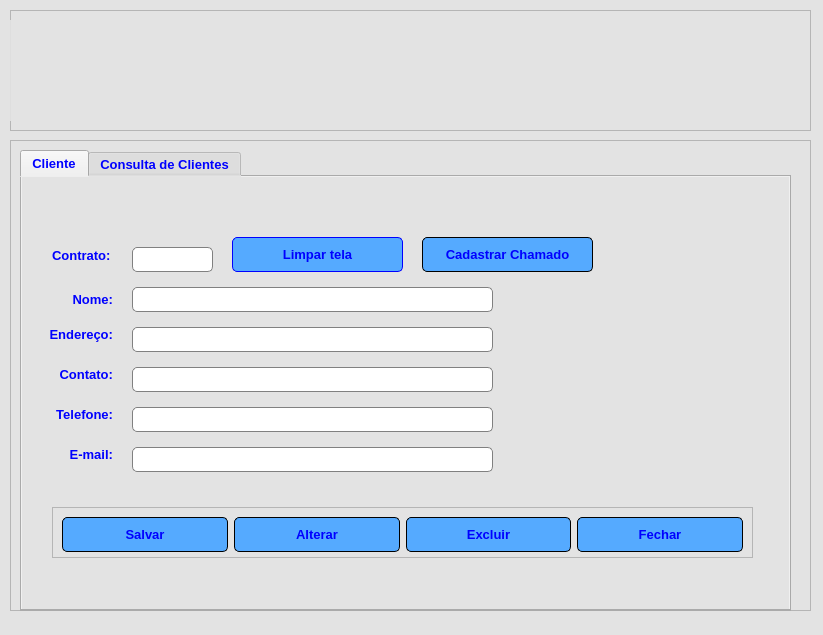
<?xml version="1.0" encoding="UTF-8"?>
<ui version="4.0">
 <class>Cliente</class>
 <widget class="QWidget" name="Cliente">
  <property name="geometry">
   <rect>
    <x>0</x>
    <y>0</y>
    <width>823</width>
    <height>635</height>
   </rect>
  </property>
  <property name="windowTitle">
   <string>Form</string>
  </property>
  <property name="windowIcon">
   <iconset>
    <normaloff>../../ChamadosSimpress/_img/logo_janela.ico</normaloff>../../ChamadosSimpress/_img/logo_janela.ico</iconset>
  </property>
  <property name="styleSheet">
   <string notr="true">
background-color: rgba(227, 227, 227, 227);</string>
  </property>
  <widget class="QFrame" name="frame">
   <property name="geometry">
    <rect>
     <x>10</x>
     <y>10</y>
     <width>801</width>
     <height>121</height>
    </rect>
   </property>
   <property name="sizePolicy">
    <sizepolicy hsizetype="Fixed" vsizetype="Fixed">
     <horstretch>0</horstretch>
     <verstretch>0</verstretch>
    </sizepolicy>
   </property>
   <property name="frameShape">
    <enum>QFrame::StyledPanel</enum>
   </property>
   <property name="frameShadow">
    <enum>QFrame::Raised</enum>
   </property>
   <widget class="QLabel" name="label">
    <property name="geometry">
     <rect>
      <x>0</x>
      <y>10</y>
      <width>791</width>
      <height>101</height>
     </rect>
    </property>
    <property name="text">
     <string/>
    </property>
    <property name="pixmap">
     <pixmap>../../ChamadosSimpress/_img/banner_cliente.png</pixmap>
    </property>
   </widget>
  </widget>
  <widget class="QFrame" name="frame_2">
   <property name="geometry">
    <rect>
     <x>10</x>
     <y>140</y>
     <width>801</width>
     <height>471</height>
    </rect>
   </property>
   <property name="frameShape">
    <enum>QFrame::StyledPanel</enum>
   </property>
   <property name="frameShadow">
    <enum>QFrame::Raised</enum>
   </property>
   <widget class="QTabWidget" name="tab_widget_cliente">
    <property name="geometry">
     <rect>
      <x>10</x>
      <y>10</y>
      <width>771</width>
      <height>461</height>
     </rect>
    </property>
    <property name="font">
     <font>
      <pointsize>10</pointsize>
      <weight>75</weight>
      <bold>true</bold>
     </font>
    </property>
    <property name="styleSheet">
     <string notr="true">color: rgb(0, 0, 255);
</string>
    </property>
    <property name="tabShape">
     <enum>QTabWidget::Rounded</enum>
    </property>
    <property name="currentIndex">
     <number>0</number>
    </property>
    <property name="iconSize">
     <size>
      <width>24</width>
      <height>24</height>
     </size>
    </property>
    <property name="tabsClosable">
     <bool>false</bool>
    </property>
    <widget class="QWidget" name="tab_cliente">
     <attribute name="icon">
      <iconset>
       <normaloff>../../ChamadosSimpress/_img/cliente.png</normaloff>../../ChamadosSimpress/_img/cliente.png</iconset>
     </attribute>
     <attribute name="title">
      <string>Cliente</string>
     </attribute>
     <widget class="QLabel" name="label_7">
      <property name="geometry">
       <rect>
        <x>20</x>
        <y>270</y>
        <width>71</width>
        <height>16</height>
       </rect>
      </property>
      <property name="font">
       <font>
        <pointsize>10</pointsize>
        <weight>75</weight>
        <bold>true</bold>
       </font>
      </property>
      <property name="text">
       <string>&lt;html&gt;&lt;head/&gt;&lt;body&gt;&lt;p align=&quot;right&quot;&gt;E-mail:&lt;/p&gt;&lt;/body&gt;&lt;/html&gt;</string>
      </property>
     </widget>
     <widget class="QLabel" name="label_4">
      <property name="geometry">
       <rect>
        <x>20</x>
        <y>150</y>
        <width>71</width>
        <height>16</height>
       </rect>
      </property>
      <property name="font">
       <font>
        <pointsize>10</pointsize>
        <weight>75</weight>
        <bold>true</bold>
       </font>
      </property>
      <property name="text">
       <string>&lt;html&gt;&lt;head/&gt;&lt;body&gt;&lt;p align=&quot;right&quot;&gt;Endereço:&lt;/p&gt;&lt;/body&gt;&lt;/html&gt;</string>
      </property>
     </widget>
     <widget class="QLabel" name="label_5">
      <property name="geometry">
       <rect>
        <x>20</x>
        <y>190</y>
        <width>71</width>
        <height>16</height>
       </rect>
      </property>
      <property name="font">
       <font>
        <pointsize>10</pointsize>
        <weight>75</weight>
        <bold>true</bold>
       </font>
      </property>
      <property name="text">
       <string>&lt;html&gt;&lt;head/&gt;&lt;body&gt;&lt;p align=&quot;right&quot;&gt;Contato:&lt;/p&gt;&lt;/body&gt;&lt;/html&gt;</string>
      </property>
     </widget>
     <widget class="QLabel" name="label_3">
      <property name="geometry">
       <rect>
        <x>20</x>
        <y>115</y>
        <width>71</width>
        <height>16</height>
       </rect>
      </property>
      <property name="font">
       <font>
        <pointsize>10</pointsize>
        <weight>75</weight>
        <bold>true</bold>
       </font>
      </property>
      <property name="text">
       <string>&lt;html&gt;&lt;head/&gt;&lt;body&gt;&lt;p align=&quot;right&quot;&gt;Nome:&lt;/p&gt;&lt;/body&gt;&lt;/html&gt;</string>
      </property>
     </widget>
     <widget class="QLabel" name="label_6">
      <property name="geometry">
       <rect>
        <x>20</x>
        <y>230</y>
        <width>71</width>
        <height>16</height>
       </rect>
      </property>
      <property name="font">
       <font>
        <pointsize>10</pointsize>
        <weight>75</weight>
        <bold>true</bold>
       </font>
      </property>
      <property name="text">
       <string>&lt;html&gt;&lt;head/&gt;&lt;body&gt;&lt;p align=&quot;right&quot;&gt;Telefone:&lt;/p&gt;&lt;/body&gt;&lt;/html&gt;</string>
      </property>
     </widget>
     <widget class="QLineEdit" name="txt_nome">
      <property name="geometry">
       <rect>
        <x>110</x>
        <y>110</y>
        <width>361</width>
        <height>25</height>
       </rect>
      </property>
      <property name="minimumSize">
       <size>
        <width>0</width>
        <height>25</height>
       </size>
      </property>
      <property name="styleSheet">
       <string notr="true">border-radius: 5px;
background-color: rgb(255, 255, 255);
border: 1px solid gray</string>
      </property>
     </widget>
     <widget class="QLineEdit" name="txt_endereco">
      <property name="geometry">
       <rect>
        <x>110</x>
        <y>150</y>
        <width>361</width>
        <height>25</height>
       </rect>
      </property>
      <property name="minimumSize">
       <size>
        <width>0</width>
        <height>25</height>
       </size>
      </property>
      <property name="styleSheet">
       <string notr="true">border-radius: 5px;
background-color: rgb(255, 255, 255);
border: 1px solid gray</string>
      </property>
     </widget>
     <widget class="QLineEdit" name="txt_contato">
      <property name="geometry">
       <rect>
        <x>110</x>
        <y>190</y>
        <width>361</width>
        <height>25</height>
       </rect>
      </property>
      <property name="minimumSize">
       <size>
        <width>0</width>
        <height>25</height>
       </size>
      </property>
      <property name="styleSheet">
       <string notr="true">border-radius: 5px;
background-color: rgb(255, 255, 255);
border: 1px solid gray</string>
      </property>
     </widget>
     <widget class="QLineEdit" name="txt_telefone">
      <property name="geometry">
       <rect>
        <x>110</x>
        <y>230</y>
        <width>361</width>
        <height>25</height>
       </rect>
      </property>
      <property name="minimumSize">
       <size>
        <width>0</width>
        <height>25</height>
       </size>
      </property>
      <property name="styleSheet">
       <string notr="true">border-radius: 5px;
background-color: rgb(255, 255, 255);
border: 1px solid gray</string>
      </property>
     </widget>
     <widget class="QLineEdit" name="txt_email">
      <property name="geometry">
       <rect>
        <x>110</x>
        <y>270</y>
        <width>361</width>
        <height>25</height>
       </rect>
      </property>
      <property name="minimumSize">
       <size>
        <width>0</width>
        <height>25</height>
       </size>
      </property>
      <property name="styleSheet">
       <string notr="true">border-radius: 5px;
background-color: rgb(255, 255, 255);
border: 1px solid gray</string>
      </property>
     </widget>
     <widget class="QPushButton" name="btn_limpar_tela">
      <property name="geometry">
       <rect>
        <x>210</x>
        <y>60</y>
        <width>171</width>
        <height>35</height>
       </rect>
      </property>
      <property name="minimumSize">
       <size>
        <width>0</width>
        <height>35</height>
       </size>
      </property>
      <property name="font">
       <font>
        <pointsize>10</pointsize>
        <weight>75</weight>
        <bold>true</bold>
       </font>
      </property>
      <property name="styleSheet">
       <string notr="true">QPushButton{
	background-color: rgb(85, 170, 255);
	color: rgb(0, 0, 255);
	border-radius: 5px;
	border:1px solid 5px
}
QPushButton:hover{
	
	color: rgb(85, 170, 255);
	background-color: rgb(0, 0, 255);
	border: solid 5p
}</string>
      </property>
      <property name="text">
       <string>Limpar tela</string>
      </property>
      <property name="icon">
       <iconset>
        <normaloff>../../ChamadosSimpress/_img/limpar.png</normaloff>../../ChamadosSimpress/_img/limpar.png</iconset>
      </property>
      <property name="iconSize">
       <size>
        <width>24</width>
        <height>24</height>
       </size>
      </property>
     </widget>
     <widget class="QPushButton" name="btn_cadastrar_chamado">
      <property name="geometry">
       <rect>
        <x>400</x>
        <y>60</y>
        <width>171</width>
        <height>35</height>
       </rect>
      </property>
      <property name="minimumSize">
       <size>
        <width>0</width>
        <height>35</height>
       </size>
      </property>
      <property name="font">
       <font>
        <pointsize>10</pointsize>
        <weight>75</weight>
        <bold>true</bold>
       </font>
      </property>
      <property name="styleSheet">
       <string notr="true">QPushButton{
	background-color: rgb(85, 170, 255);
	color: rgb(0, 0, 255);
	border-radius: 5px;
	border:1px solid
}
QPushButton:hover{
	
	color: rgb(85, 170, 255);
	background-color: rgb(0, 0, 255);
	border: solid 5p
}</string>
      </property>
      <property name="text">
       <string>Cadastrar Chamado</string>
      </property>
      <property name="icon">
       <iconset>
        <normaloff>../../ChamadosSimpress/_img/cadastro.png</normaloff>../../ChamadosSimpress/_img/cadastro.png</iconset>
      </property>
      <property name="iconSize">
       <size>
        <width>24</width>
        <height>24</height>
       </size>
      </property>
     </widget>
     <widget class="QLabel" name="label_8">
      <property name="geometry">
       <rect>
        <x>500</x>
        <y>70</y>
        <width>261</width>
        <height>241</height>
       </rect>
      </property>
      <property name="text">
       <string/>
      </property>
      <property name="pixmap">
       <pixmap>../../ChamadosSimpress/_img/figura_clientes.png</pixmap>
      </property>
     </widget>
     <widget class="QLabel" name="label_9">
      <property name="geometry">
       <rect>
        <x>30</x>
        <y>70</y>
        <width>71</width>
        <height>16</height>
       </rect>
      </property>
      <property name="font">
       <font>
        <pointsize>10</pointsize>
        <weight>75</weight>
        <bold>true</bold>
       </font>
      </property>
      <property name="text">
       <string>Contrato:</string>
      </property>
     </widget>
     <widget class="QLineEdit" name="txt_contrato">
      <property name="geometry">
       <rect>
        <x>110</x>
        <y>70</y>
        <width>81</width>
        <height>25</height>
       </rect>
      </property>
      <property name="minimumSize">
       <size>
        <width>0</width>
        <height>25</height>
       </size>
      </property>
      <property name="styleSheet">
       <string notr="true">border-radius: 5px;
background-color: rgb(255, 255, 255);
border: 1px solid gray</string>
      </property>
     </widget>
     <widget class="QFrame" name="frame_3">
      <property name="geometry">
       <rect>
        <x>30</x>
        <y>330</y>
        <width>701</width>
        <height>51</height>
       </rect>
      </property>
      <property name="frameShape">
       <enum>QFrame::StyledPanel</enum>
      </property>
      <property name="frameShadow">
       <enum>QFrame::Raised</enum>
      </property>
      <layout class="QHBoxLayout" name="horizontalLayout">
       <item>
        <widget class="QPushButton" name="btn_salvar">
         <property name="minimumSize">
          <size>
           <width>0</width>
           <height>35</height>
          </size>
         </property>
         <property name="font">
          <font>
           <pointsize>10</pointsize>
           <weight>75</weight>
           <bold>true</bold>
          </font>
         </property>
         <property name="styleSheet">
          <string notr="true">QPushButton{
	background-color: rgb(85, 170, 255);
	color: rgb(0, 0, 255);
	border-radius: 5px;
	border:1px solid
}
QPushButton:hover{
	
	color: rgb(85, 170, 255);
	background-color: rgb(0, 0, 255);
	border: solid 5p
}</string>
         </property>
         <property name="text">
          <string>Salvar</string>
         </property>
         <property name="icon">
          <iconset>
           <normaloff>../../ChamadosSimpress/_img/save.png</normaloff>../../ChamadosSimpress/_img/save.png</iconset>
         </property>
         <property name="iconSize">
          <size>
           <width>24</width>
           <height>24</height>
          </size>
         </property>
        </widget>
       </item>
       <item>
        <widget class="QPushButton" name="btn_alterar">
         <property name="minimumSize">
          <size>
           <width>0</width>
           <height>35</height>
          </size>
         </property>
         <property name="font">
          <font>
           <pointsize>10</pointsize>
           <weight>75</weight>
           <bold>true</bold>
          </font>
         </property>
         <property name="styleSheet">
          <string notr="true">QPushButton{
	background-color: rgb(85, 170, 255);
	color: rgb(0, 0, 255);
	border-radius: 5px;
	border:1px solid
}
QPushButton:hover{
	
	color: rgb(85, 170, 255);
	background-color: rgb(0, 0, 255);
	border: solid 5p
}</string>
         </property>
         <property name="text">
          <string>Alterar</string>
         </property>
         <property name="icon">
          <iconset>
           <normaloff>../../ChamadosSimpress/_img/alterar.png</normaloff>../../ChamadosSimpress/_img/alterar.png</iconset>
         </property>
         <property name="iconSize">
          <size>
           <width>24</width>
           <height>24</height>
          </size>
         </property>
        </widget>
       </item>
       <item>
        <widget class="QPushButton" name="btn_excluir">
         <property name="minimumSize">
          <size>
           <width>0</width>
           <height>35</height>
          </size>
         </property>
         <property name="font">
          <font>
           <pointsize>10</pointsize>
           <weight>75</weight>
           <bold>true</bold>
          </font>
         </property>
         <property name="styleSheet">
          <string notr="true">QPushButton{
	background-color: rgb(85, 170, 255);
	color: rgb(0, 0, 255);
	border-radius: 5px;
	border:1px solid
}
QPushButton:hover{
	
	color: rgb(85, 170, 255);
	background-color: rgb(0, 0, 255);
	border: solid 5p
}</string>
         </property>
         <property name="text">
          <string>Excluir</string>
         </property>
         <property name="icon">
          <iconset>
           <normaloff>../../ChamadosSimpress/_img/excluir.png</normaloff>../../ChamadosSimpress/_img/excluir.png</iconset>
         </property>
         <property name="iconSize">
          <size>
           <width>24</width>
           <height>24</height>
          </size>
         </property>
        </widget>
       </item>
       <item>
        <widget class="QPushButton" name="btn_fechar">
         <property name="minimumSize">
          <size>
           <width>0</width>
           <height>35</height>
          </size>
         </property>
         <property name="font">
          <font>
           <pointsize>10</pointsize>
           <weight>75</weight>
           <bold>true</bold>
          </font>
         </property>
         <property name="styleSheet">
          <string notr="true">QPushButton{
	background-color: rgb(85, 170, 255);
	color: rgb(0, 0, 255);
	border-radius: 5px;
	border:1px solid
}
QPushButton:hover{
	
	color: rgb(85, 170, 255);
	background-color: rgb(0, 0, 255);
	border: solid 5p
}</string>
         </property>
         <property name="text">
          <string>Fechar</string>
         </property>
         <property name="icon">
          <iconset>
           <normaloff>../../ChamadosSimpress/_img/sair.png</normaloff>../../ChamadosSimpress/_img/sair.png</iconset>
         </property>
         <property name="iconSize">
          <size>
           <width>24</width>
           <height>24</height>
          </size>
         </property>
        </widget>
       </item>
      </layout>
     </widget>
     <zorder>label_8</zorder>
     <zorder>label_7</zorder>
     <zorder>label_4</zorder>
     <zorder>label_5</zorder>
     <zorder>label_3</zorder>
     <zorder>label_6</zorder>
     <zorder>txt_nome</zorder>
     <zorder>txt_endereco</zorder>
     <zorder>txt_contato</zorder>
     <zorder>txt_telefone</zorder>
     <zorder>txt_email</zorder>
     <zorder>btn_limpar_tela</zorder>
     <zorder>btn_cadastrar_chamado</zorder>
     <zorder>label_9</zorder>
     <zorder>txt_contrato</zorder>
     <zorder>frame_3</zorder>
    </widget>
    <widget class="QWidget" name="tab_cliente_consulta">
     <attribute name="icon">
      <iconset>
       <normaloff>../../ChamadosSimpress/_img/consulta.png</normaloff>../../ChamadosSimpress/_img/consulta.png</iconset>
     </attribute>
     <attribute name="title">
      <string>Consulta de Clientes</string>
     </attribute>
     <widget class="QTableWidget" name="tabela_clientes">
      <property name="geometry">
       <rect>
        <x>10</x>
        <y>111</y>
        <width>741</width>
        <height>221</height>
       </rect>
      </property>
      <attribute name="verticalHeaderVisible">
       <bool>false</bool>
      </attribute>
      <column>
       <property name="text">
        <string>Contrato</string>
       </property>
       <property name="font">
        <font>
         <pointsize>10</pointsize>
         <weight>75</weight>
         <bold>true</bold>
        </font>
       </property>
      </column>
      <column>
       <property name="text">
        <string>Nome</string>
       </property>
       <property name="font">
        <font>
         <pointsize>10</pointsize>
         <weight>75</weight>
         <bold>true</bold>
        </font>
       </property>
      </column>
      <column>
       <property name="text">
        <string>Endereço</string>
       </property>
       <property name="font">
        <font>
         <pointsize>10</pointsize>
         <weight>75</weight>
         <bold>true</bold>
        </font>
       </property>
      </column>
      <column>
       <property name="text">
        <string>Contato</string>
       </property>
       <property name="font">
        <font>
         <pointsize>10</pointsize>
         <weight>75</weight>
         <bold>true</bold>
        </font>
       </property>
      </column>
      <column>
       <property name="text">
        <string>Telefone</string>
       </property>
       <property name="font">
        <font>
         <pointsize>10</pointsize>
         <weight>75</weight>
         <bold>true</bold>
        </font>
       </property>
      </column>
      <column>
       <property name="text">
        <string>E-mail</string>
       </property>
       <property name="font">
        <font>
         <pointsize>10</pointsize>
         <weight>75</weight>
         <bold>true</bold>
        </font>
       </property>
      </column>
     </widget>
     <widget class="QGroupBox" name="groupBox">
      <property name="geometry">
       <rect>
        <x>20</x>
        <y>20</y>
        <width>331</width>
        <height>71</height>
       </rect>
      </property>
      <property name="font">
       <font>
        <pointsize>10</pointsize>
        <weight>75</weight>
        <bold>true</bold>
       </font>
      </property>
      <property name="styleSheet">
       <string notr="true">border-color: rgb(0, 0, 255);
border:1px solid gray</string>
      </property>
      <property name="title">
       <string>Consultar por N Contrato</string>
      </property>
      <property name="flat">
       <bool>false</bool>
      </property>
      <property name="checkable">
       <bool>false</bool>
      </property>
      <widget class="QPushButton" name="btn_consulta_contrato">
       <property name="geometry">
        <rect>
         <x>200</x>
         <y>20</y>
         <width>121</width>
         <height>41</height>
        </rect>
       </property>
       <property name="font">
        <font>
         <pointsize>10</pointsize>
         <weight>75</weight>
         <bold>true</bold>
        </font>
       </property>
       <property name="styleSheet">
        <string notr="true">QPushButton{
	background-color: rgb(85, 170, 255);
	color: rgb(0, 0, 255);
	border-radius: 5px;
	border: 1px solid
}
QPushButton:hover{
	
	color: rgb(85, 170, 255);
	background-color: rgb(0, 0, 255);
	border: solid 5p
}</string>
       </property>
       <property name="text">
        <string>Consultar</string>
       </property>
       <property name="icon">
        <iconset>
         <normaloff>../../ChamadosSimpress/_img/consulta.png</normaloff>../../ChamadosSimpress/_img/consulta.png</iconset>
       </property>
       <property name="iconSize">
        <size>
         <width>24</width>
         <height>24</height>
        </size>
       </property>
      </widget>
      <widget class="QLineEdit" name="txt_consultar_contrato">
       <property name="geometry">
        <rect>
         <x>10</x>
         <y>30</y>
         <width>171</width>
         <height>25</height>
        </rect>
       </property>
       <property name="minimumSize">
        <size>
         <width>0</width>
         <height>25</height>
        </size>
       </property>
       <property name="font">
        <font>
         <pointsize>10</pointsize>
        </font>
       </property>
       <property name="placeholderText">
        <string>Consultar Contrato</string>
       </property>
      </widget>
     </widget>
     <widget class="QGroupBox" name="groupBox_2">
      <property name="geometry">
       <rect>
        <x>420</x>
        <y>20</y>
        <width>331</width>
        <height>71</height>
       </rect>
      </property>
      <property name="font">
       <font>
        <pointsize>10</pointsize>
        <weight>75</weight>
        <bold>true</bold>
       </font>
      </property>
      <property name="styleSheet">
       <string notr="true">border-color: rgb(0, 0, 255);
border:1px solid gray</string>
      </property>
      <property name="title">
       <string>Consulta por nome</string>
      </property>
      <widget class="QLineEdit" name="txt_consulta_nome">
       <property name="geometry">
        <rect>
         <x>10</x>
         <y>30</y>
         <width>171</width>
         <height>25</height>
        </rect>
       </property>
       <property name="minimumSize">
        <size>
         <width>0</width>
         <height>25</height>
        </size>
       </property>
       <property name="font">
        <font>
         <pointsize>10</pointsize>
        </font>
       </property>
       <property name="placeholderText">
        <string>Consulta por Nome</string>
       </property>
      </widget>
      <widget class="QPushButton" name="btn_consulta_nome">
       <property name="geometry">
        <rect>
         <x>200</x>
         <y>20</y>
         <width>121</width>
         <height>41</height>
        </rect>
       </property>
       <property name="font">
        <font>
         <pointsize>10</pointsize>
         <weight>75</weight>
         <bold>true</bold>
        </font>
       </property>
       <property name="styleSheet">
        <string notr="true">QPushButton{
	background-color: rgb(85, 170, 255);
	color: rgb(0, 0, 255);
	border-radius: 5px;
	border: 1px solid
}
QPushButton:hover{
	
	color: rgb(85, 170, 255);
	background-color: rgb(0, 0, 255);
	border: solid 5p
}</string>
       </property>
       <property name="text">
        <string>Consultar</string>
       </property>
       <property name="icon">
        <iconset>
         <normaloff>../../ChamadosSimpress/_img/consulta.png</normaloff>../../ChamadosSimpress/_img/consulta.png</iconset>
       </property>
       <property name="iconSize">
        <size>
         <width>24</width>
         <height>24</height>
        </size>
       </property>
      </widget>
     </widget>
     <widget class="QFrame" name="frame_4">
      <property name="geometry">
       <rect>
        <x>19</x>
        <y>340</y>
        <width>731</width>
        <height>55</height>
       </rect>
      </property>
      <property name="frameShape">
       <enum>QFrame::StyledPanel</enum>
      </property>
      <property name="frameShadow">
       <enum>QFrame::Raised</enum>
      </property>
      <layout class="QHBoxLayout" name="horizontalLayout_2">
       <item>
        <widget class="QLabel" name="label_10">
         <property name="text">
          <string/>
         </property>
        </widget>
       </item>
       <item>
        <widget class="QPushButton" name="btn_carregar_tabela">
         <property name="minimumSize">
          <size>
           <width>0</width>
           <height>35</height>
          </size>
         </property>
         <property name="font">
          <font>
           <pointsize>10</pointsize>
           <weight>75</weight>
           <bold>true</bold>
          </font>
         </property>
         <property name="styleSheet">
          <string notr="true">QPushButton{
	background-color: rgb(85, 170, 255);
	color: rgb(0, 0, 255);
	border-radius: 5px;
	border:1px solid
}
QPushButton:hover{
	
	color: rgb(85, 170, 255);
	background-color: rgb(0, 0, 255);
	border: solid 5p
}</string>
         </property>
         <property name="text">
          <string>Carregar Tabela</string>
         </property>
         <property name="icon">
          <iconset>
           <normaloff>../../ChamadosSimpress/_img/pesquisa_chamado.png</normaloff>../../ChamadosSimpress/_img/pesquisa_chamado.png</iconset>
         </property>
         <property name="iconSize">
          <size>
           <width>24</width>
           <height>24</height>
          </size>
         </property>
        </widget>
       </item>
       <item>
        <widget class="QPushButton" name="btn_carregar">
         <property name="minimumSize">
          <size>
           <width>0</width>
           <height>35</height>
          </size>
         </property>
         <property name="font">
          <font>
           <pointsize>10</pointsize>
           <weight>75</weight>
           <bold>true</bold>
          </font>
         </property>
         <property name="styleSheet">
          <string notr="true">QPushButton{
	background-color: rgb(85, 170, 255);
	color: rgb(0, 0, 255);
	border-radius: 5px;
	border:1px solid
}
QPushButton:hover{
	
	color: rgb(85, 170, 255);
	background-color: rgb(0, 0, 255);
	border: solid 5p
}</string>
         </property>
         <property name="text">
          <string>Carregar Item</string>
         </property>
         <property name="icon">
          <iconset>
           <normaloff>../../ChamadosSimpress/_img/carregar.png</normaloff>../../ChamadosSimpress/_img/carregar.png</iconset>
         </property>
         <property name="iconSize">
          <size>
           <width>24</width>
           <height>24</height>
          </size>
         </property>
        </widget>
       </item>
       <item>
        <widget class="QLabel" name="label_11">
         <property name="text">
          <string/>
         </property>
        </widget>
       </item>
      </layout>
     </widget>
    </widget>
   </widget>
  </widget>
 </widget>
 <resources/>
 <connections/>
</ui>
